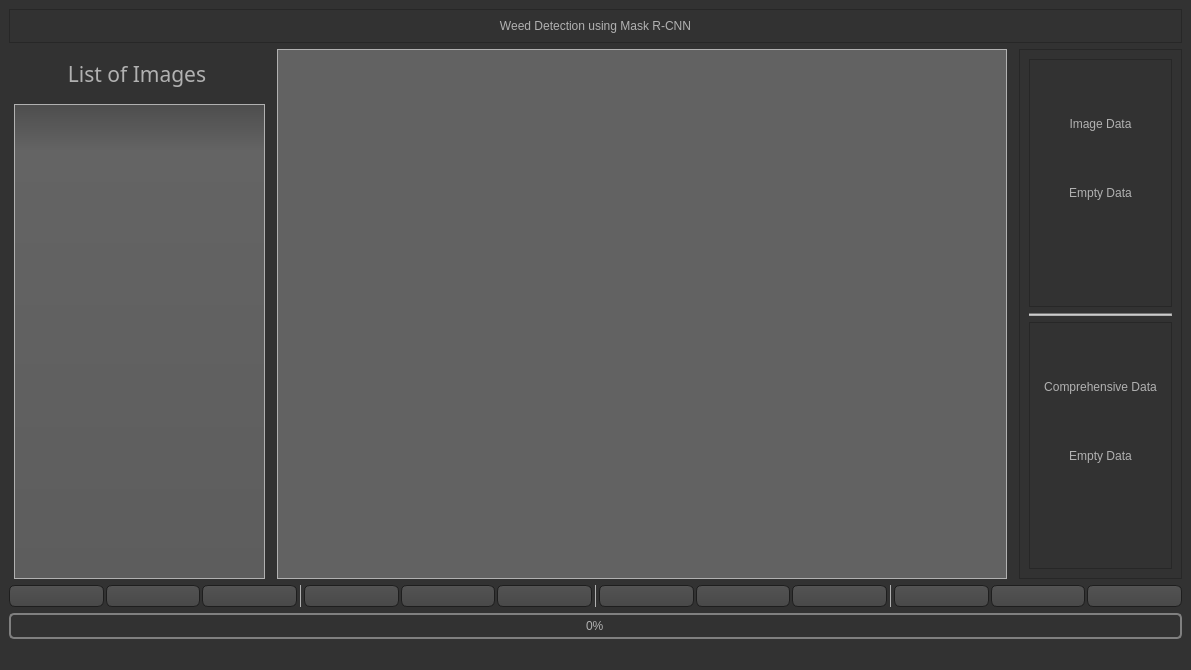
<?xml version="1.0" encoding="UTF-8"?>
<ui version="4.0">
 <class>MainWindow</class>
 <widget class="QMainWindow" name="MainWindow">
  <property name="geometry">
   <rect>
    <x>0</x>
    <y>0</y>
    <width>1191</width>
    <height>670</height>
   </rect>
  </property>
  <property name="windowTitle">
   <string>Crop Identifier</string>
  </property>
  <property name="windowIcon">
   <iconset resource="C:/Users/beono/OneDrive/Desktop/PyQt-Image-Viewer-master/orange.qrc">
    <normaloff>:/icons/icons orange/airplay.svg</normaloff>:/icons/icons orange/airplay.svg</iconset>
  </property>
  <property name="styleSheet">
   <string notr="true">QToolTip
{
     border: 1px solid black;
     background-color: #ffa02f;
     padding: 1px;
     border-radius: 3px;
     opacity: 100;
}

QWidget
{
    color: #b1b1b1;
    background-color: #323232;
}

QTreeView, QListView
{
    background-color: silver;
    margin-left: 5px;
}

QWidget:item:hover
{
    background-color: QLinearGradient( x1: 0, y1: 0, x2: 0, y2: 1, stop: 0 #ffa02f, stop: 1 #ca0619);
    color: #000000;
}

QWidget:item:selected
{
    background-color: QLinearGradient( x1: 0, y1: 0, x2: 0, y2: 1, stop: 0 #ffa02f, stop: 1 #d7801a);
}

QMenuBar::item
{
    background: transparent;
}

QMenuBar::item:selected
{
    background: transparent;
    border: 1px solid #ffaa00;
}

QMenuBar::item:pressed
{
    background: #444;
    border: 1px solid #000;
    background-color: QLinearGradient(
        x1:0, y1:0,
        x2:0, y2:1,
        stop:1 #212121,
        stop:0.4 #343434/*,
        stop:0.2 #343434,
        stop:0.1 #ffaa00*/
    );
    margin-bottom:-1px;
    padding-bottom:1px;
}

QMenu
{
    border: 1px solid #000;
}

QMenu::item
{
    padding: 2px 20px 2px 20px;
}

QMenu::item:selected
{
    color: #000000;
}

QWidget:disabled
{
    color: #808080;
    background-color: #323232;
}

QAbstractItemView
{
    background-color: QLinearGradient( x1: 0, y1: 0, x2: 0, y2: 1, stop: 0 #4d4d4d, stop: 0.1 #646464, stop: 1 #5d5d5d);
}

QWidget:focus
{
    /*border: 1px solid darkgray;*/
}

QLineEdit
{
    background-color: QLinearGradient( x1: 0, y1: 0, x2: 0, y2: 1, stop: 0 #4d4d4d, stop: 0 #646464, stop: 1 #5d5d5d);
    padding: 1px;
    border-style: solid;
    border: 1px solid #1e1e1e;
    border-radius: 5;
}

QPushButton
{
    color: #b1b1b1;
    background-color: QLinearGradient( x1: 0, y1: 0, x2: 0, y2: 1, stop: 0 #565656, stop: 0.1 #525252, stop: 0.5 #4e4e4e, stop: 0.9 #4a4a4a, stop: 1 #464646);
    border-width: 1px;
    border-color: #1e1e1e;
    border-style: solid;
    border-radius: 6;
    padding: 3px;
    font-size: 12px;
    padding-left: 5px;
    padding-right: 5px;
    min-width: 40px;
}

QPushButton:pressed
{
    background-color: QLinearGradient( x1: 0, y1: 0, x2: 0, y2: 1, stop: 0 #2d2d2d, stop: 0.1 #2b2b2b, stop: 0.5 #292929, stop: 0.9 #282828, stop: 1 #252525);
}

QComboBox
{
    selection-background-color: #ffaa00;
    background-color: QLinearGradient( x1: 0, y1: 0, x2: 0, y2: 1, stop: 0 #565656, stop: 0.1 #525252, stop: 0.5 #4e4e4e, stop: 0.9 #4a4a4a, stop: 1 #464646);
    border-style: solid;
    border: 1px solid #1e1e1e;
    border-radius: 5;
}

QComboBox:hover,QPushButton:hover
{
    border: 2px solid QLinearGradient( x1: 0, y1: 0, x2: 0, y2: 1, stop: 0 #ffa02f, stop: 1 #d7801a);
}


QComboBox:on
{
    padding-top: 3px;
    padding-left: 4px;
    background-color: QLinearGradient( x1: 0, y1: 0, x2: 0, y2: 1, stop: 0 #2d2d2d, stop: 0.1 #2b2b2b, stop: 0.5 #292929, stop: 0.9 #282828, stop: 1 #252525);
    selection-background-color: #ffaa00;
}

QComboBox QAbstractItemView
{
    border: 2px solid darkgray;
    selection-background-color: QLinearGradient( x1: 0, y1: 0, x2: 0, y2: 1, stop: 0 #ffa02f, stop: 1 #d7801a);
}

QComboBox::drop-down
{
     subcontrol-origin: padding;
     subcontrol-position: top right;
     width: 15px;

     border-left-width: 0px;
     border-left-color: darkgray;
     border-left-style: solid; /* just a single line */
     border-top-right-radius: 3px; /* same radius as the QComboBox */
     border-bottom-right-radius: 3px;
 }

QComboBox::down-arrow
{
     image: url(:/dark_orange/img/down_arrow.png);
}

QGroupBox
{
    border: 1px solid darkgray;
    margin-top: 10px;
}

QGroupBox:focus
{
    border: 1px solid darkgray;
}

QTextEdit:focus
{
    border: 1px solid darkgray;
}

QScrollBar:horizontal {
     border: 1px solid #222222;
     background: QLinearGradient( x1: 0, y1: 0, x2: 0, y2: 1, stop: 0.0 #121212, stop: 0.2 #282828, stop: 1 #484848);
     height: 7px;
     margin: 0px 16px 0 16px;
}

QScrollBar::handle:horizontal
{
      background: QLinearGradient( x1: 0, y1: 0, x2: 1, y2: 0, stop: 0 #ffa02f, stop: 0.5 #d7801a, stop: 1 #ffa02f);
      min-height: 20px;
      border-radius: 2px;
}

QScrollBar::add-line:horizontal {
      border: 1px solid #1b1b19;
      border-radius: 2px;
      background: QLinearGradient( x1: 0, y1: 0, x2: 1, y2: 0, stop: 0 #ffa02f, stop: 1 #d7801a);
      width: 14px;
      subcontrol-position: right;
      subcontrol-origin: margin;
}

QScrollBar::sub-line:horizontal {
      border: 1px solid #1b1b19;
      border-radius: 2px;
      background: QLinearGradient( x1: 0, y1: 0, x2: 1, y2: 0, stop: 0 #ffa02f, stop: 1 #d7801a);
      width: 14px;
     subcontrol-position: left;
     subcontrol-origin: margin;
}

QScrollBar::right-arrow:horizontal, QScrollBar::left-arrow:horizontal
{
      border: 1px solid black;
      width: 1px;
      height: 1px;
      background: white;
}

QScrollBar::add-page:horizontal, QScrollBar::sub-page:horizontal
{
      background: none;
}

QScrollBar:vertical
{
      background: QLinearGradient( x1: 0, y1: 0, x2: 1, y2: 0, stop: 0.0 #121212, stop: 0.2 #282828, stop: 1 #484848);
      width: 7px;
      margin: 16px 0 16px 0;
      border: 1px solid #222222;
}

QScrollBar::handle:vertical
{
      background: QLinearGradient( x1: 0, y1: 0, x2: 0, y2: 1, stop: 0 #ffa02f, stop: 0.5 #d7801a, stop: 1 #ffa02f);
      min-height: 20px;
      border-radius: 2px;
}

QScrollBar::add-line:vertical
{
      border: 1px solid #1b1b19;
      border-radius: 2px;
      background: QLinearGradient( x1: 0, y1: 0, x2: 0, y2: 1, stop: 0 #ffa02f, stop: 1 #d7801a);
      height: 14px;
      subcontrol-position: bottom;
      subcontrol-origin: margin;
}

QScrollBar::sub-line:vertical
{
      border: 1px solid #1b1b19;
      border-radius: 2px;
      background: QLinearGradient( x1: 0, y1: 0, x2: 0, y2: 1, stop: 0 #d7801a, stop: 1 #ffa02f);
      height: 14px;
      subcontrol-position: top;
      subcontrol-origin: margin;
}

QScrollBar::up-arrow:vertical, QScrollBar::down-arrow:vertical
{
      border: 1px solid black;
      width: 1px;
      height: 1px;
      background: white;
}


QScrollBar::add-page:vertical, QScrollBar::sub-page:vertical
{
      background: none;
}

QTextEdit
{
    background-color: #242424;
}

QPlainTextEdit
{
    background-color: #242424;
}

QHeaderView::section
{
    background-color: QLinearGradient(x1:0, y1:0, x2:0, y2:1, stop:0 #616161, stop: 0.5 #505050, stop: 0.6 #434343, stop:1 #656565);
    color: white;
    padding-left: 4px;
    border: 1px solid #6c6c6c;
}

QCheckBox:disabled
{
color: #414141;
}

QDockWidget::title
{
    text-align: center;
    spacing: 3px; /* spacing between items in the tool bar */
    background-color: QLinearGradient(x1:0, y1:0, x2:0, y2:1, stop:0 #323232, stop: 0.5 #242424, stop:1 #323232);
}

QDockWidget::close-button, QDockWidget::float-button
{
    text-align: center;
    spacing: 1px; /* spacing between items in the tool bar */
    background-color: QLinearGradient(x1:0, y1:0, x2:0, y2:1, stop:0 #323232, stop: 0.5 #242424, stop:1 #323232);
}

QDockWidget::close-button:hover, QDockWidget::float-button:hover
{
    background: #242424;
}

QDockWidget::close-button:pressed, QDockWidget::float-button:pressed
{
    padding: 1px -1px -1px 1px;
}

QMainWindow::separator
{
    background-color: QLinearGradient(x1:0, y1:0, x2:0, y2:1, stop:0 #161616, stop: 0.5 #151515, stop: 0.6 #212121, stop:1 #343434);
    color: white;
    padding-left: 4px;
    border: 1px solid #4c4c4c;
    spacing: 3px; /* spacing between items in the tool bar */
}

QMainWindow::separator:hover
{

    background-color: QLinearGradient(x1:0, y1:0, x2:0, y2:1, stop:0 #d7801a, stop:0.5 #b56c17 stop:1 #ffa02f);
    color: white;
    padding-left: 4px;
    border: 1px solid #6c6c6c;
    spacing: 3px; /* spacing between items in the tool bar */
}

QToolBar::handle
{
     spacing: 3px; /* spacing between items in the tool bar */
     background: url(:/dark_orange/img/handle.png);
}

QMenu::separator
{
    height: 2px;
    background-color: QLinearGradient(x1:0, y1:0, x2:0, y2:1, stop:0 #161616, stop: 0.5 #151515, stop: 0.6 #212121, stop:1 #343434);
    color: white;
    padding-left: 4px;
    margin-left: 10px;
    margin-right: 5px;
}

QProgressBar
{
    border: 2px solid grey;
    border-radius: 5px;
    text-align: center;
}

QProgressBar::chunk
{
    background-color: #d7801a;
    width: 2.15px;
    margin: 0.5px;
}

QTabBar::tab {
    color: #b1b1b1;
    border: 1px solid #444;
    border-bottom-style: none;
    background-color: #323232;
    padding-left: 10px;
    padding-right: 10px;
    padding-top: 3px;
    padding-bottom: 2px;
    margin-right: -1px;
}

QTabWidget::pane {
    border: 1px solid #444;
    top: 1px;
}

QTabBar::tab:last
{
    margin-right: 0; /* the last selected tab has nothing to overlap with on the right */
    border-top-right-radius: 3px;
}

QTabBar::tab:first:!selected
{
 margin-left: 0px; /* the last selected tab has nothing to overlap with on the right */


    border-top-left-radius: 3px;
}

QTabBar::tab:!selected
{
    color: #b1b1b1;
    border-bottom-style: solid;
    margin-top: 3px;
    background-color: QLinearGradient(x1:0, y1:0, x2:0, y2:1, stop:1 #212121, stop:.4 #343434);
}

QTabBar::tab:selected
{
    border-top-left-radius: 3px;
    border-top-right-radius: 3px;
    margin-bottom: 0px;
}

QTabBar::tab:!selected:hover
{
    /*border-top: 2px solid #ffaa00;
    padding-bottom: 3px;*/
    border-top-left-radius: 3px;
    border-top-right-radius: 3px;
    background-color: QLinearGradient(x1:0, y1:0, x2:0, y2:1, stop:1 #212121, stop:0.4 #343434, stop:0.2 #343434, stop:0.1 #ffaa00);
}

QRadioButton::indicator:checked, QRadioButton::indicator:unchecked{
    color: #b1b1b1;
    background-color: #323232;
    border: 1px solid #b1b1b1;
    border-radius: 6px;
}

QRadioButton::indicator:checked
{
    background-color: qradialgradient(
        cx: 0.5, cy: 0.5,
        fx: 0.5, fy: 0.5,
        radius: 1.0,
        stop: 0.25 #ffaa00,
        stop: 0.3 #323232
    );
}

QCheckBox::indicator{
	color: rgb(255, 255, 255);
    background-color: #323232;
    border: 1px solid #b1b1b1;
    width: 9px;
    height: 9px;
}

QRadioButton::indicator
{
    border-radius: 6px;
}

QRadioButton::indicator:hover, QCheckBox::indicator:hover
{
    border: 1px solid #ffaa00;
}

QCheckBox::indicator:checked
{
    image:url(:/dark_orange/img/checkbox.png);
}

QCheckBox::indicator:disabled, QRadioButton::indicator:disabled
{
    border: 1px solid #444;
}


QSlider::groove:horizontal {
    border: 1px solid #3A3939;
    height: 8px;
    background: #201F1F;
    margin: 2px 0;
    border-radius: 2px;
}

QSlider::handle:horizontal {
    background: QLinearGradient( x1: 0, y1: 0, x2: 0, y2: 1,
      stop: 0.0 silver, stop: 0.2 #a8a8a8, stop: 1 #727272);
    border: 1px solid #3A3939;
    width: 14px;
    height: 14px;
    margin: -4px 0;
    border-radius: 2px;
}

QSlider::groove:vertical {
    border: 1px solid #3A3939;
    width: 8px;
    background: #201F1F;
    margin: 0 0px;
    border-radius: 2px;
}

QSlider::handle:vertical {
    background: QLinearGradient( x1: 0, y1: 0, x2: 0, y2: 1, stop: 0.0 silver,
      stop: 0.2 #a8a8a8, stop: 1 #727272);
    border: 1px solid #3A3939;
    width: 14px;
    height: 14px;
    margin: 0 -4px;
    border-radius: 2px;
}

QAbstractSpinBox {
    padding-top: 2px;
    padding-bottom: 2px;
    border: 1px solid darkgray;

    border-radius: 2px;
    min-width: 50px;
}

</string>
  </property>
  <widget class="QWidget" name="centralwidget">
   <layout class="QGridLayout" name="gridLayout">
    <item row="0" column="0">
     <widget class="QFrame" name="frame_4">
      <property name="frameShape">
       <enum>QFrame::StyledPanel</enum>
      </property>
      <property name="frameShadow">
       <enum>QFrame::Raised</enum>
      </property>
      <layout class="QVBoxLayout" name="verticalLayout_5">
       <item>
        <widget class="QLabel" name="label">
         <property name="styleSheet">
          <string notr="true">font: 75 25pt &quot;Century Gothic&quot;;</string>
         </property>
         <property name="text">
          <string>Weed Detection using Mask R-CNN</string>
         </property>
         <property name="alignment">
          <set>Qt::AlignCenter</set>
         </property>
        </widget>
       </item>
      </layout>
     </widget>
    </item>
    <item row="1" column="0">
     <layout class="QHBoxLayout" name="horizontalLayout" stretch="0,48,0">
      <property name="spacing">
       <number>12</number>
      </property>
      <property name="sizeConstraint">
       <enum>QLayout::SetMaximumSize</enum>
      </property>
      <item>
       <layout class="QVBoxLayout" name="verticalLayout_10" stretch="3,40">
        <property name="spacing">
         <number>5</number>
        </property>
        <item>
         <widget class="QLabel" name="label_4">
          <property name="font">
           <font>
            <family>Century Gothic</family>
            <pointsize>16</pointsize>
            <weight>9</weight>
            <italic>false</italic>
            <bold>false</bold>
            <kerning>true</kerning>
           </font>
          </property>
          <property name="layoutDirection">
           <enum>Qt::LeftToRight</enum>
          </property>
          <property name="styleSheet">
           <string notr="true">padding: 10px 5px;
text-align: left;
font: 75 16pt &quot;Century Gothic&quot;;
border-top-left-radius: 20px ;
border-bottom-left-radius: 20px ;
border-top-right-radius: 20px ;
border-bottom-right-radius: 20px ;</string>
          </property>
          <property name="frameShape">
           <enum>QFrame::Box</enum>
          </property>
          <property name="frameShadow">
           <enum>QFrame::Sunken</enum>
          </property>
          <property name="lineWidth">
           <number>1</number>
          </property>
          <property name="text">
           <string>List of Images</string>
          </property>
          <property name="textFormat">
           <enum>Qt::AutoText</enum>
          </property>
          <property name="alignment">
           <set>Qt::AlignCenter</set>
          </property>
          <property name="margin">
           <number>4</number>
          </property>
          <property name="indent">
           <number>-1</number>
          </property>
         </widget>
        </item>
        <item>
         <widget class="QListWidget" name="qlist_images">
          <property name="styleSheet">
           <string notr="true">font: 75 13pt &quot;Century Gothic&quot;;</string>
          </property>
          <property name="frameShape">
           <enum>QFrame::Box</enum>
          </property>
          <property name="frameShadow">
           <enum>QFrame::Plain</enum>
          </property>
          <property name="layoutMode">
           <enum>QListView::Batched</enum>
          </property>
          <property name="batchSize">
           <number>20</number>
          </property>
         </widget>
        </item>
       </layout>
      </item>
      <item>
       <layout class="QVBoxLayout" name="verticalLayout" stretch="12">
        <property name="spacing">
         <number>6</number>
        </property>
        <item>
         <layout class="QVBoxLayout" name="verticalLayout_6">
          <item>
           <widget class="QLabel" name="qlabel_image">
            <property name="sizePolicy">
             <sizepolicy hsizetype="Expanding" vsizetype="Expanding">
              <horstretch>0</horstretch>
              <verstretch>0</verstretch>
             </sizepolicy>
            </property>
            <property name="cursor">
             <cursorShape>ArrowCursor</cursorShape>
            </property>
            <property name="autoFillBackground">
             <bool>false</bool>
            </property>
            <property name="styleSheet">
             <string notr="true">
background-color: rgb(98, 98, 98);</string>
            </property>
            <property name="frameShape">
             <enum>QFrame::Box</enum>
            </property>
            <property name="frameShadow">
             <enum>QFrame::Plain</enum>
            </property>
            <property name="lineWidth">
             <number>1</number>
            </property>
            <property name="midLineWidth">
             <number>0</number>
            </property>
            <property name="text">
             <string/>
            </property>
            <property name="scaledContents">
             <bool>true</bool>
            </property>
            <property name="alignment">
             <set>Qt::AlignCenter</set>
            </property>
            <property name="indent">
             <number>0</number>
            </property>
           </widget>
          </item>
         </layout>
        </item>
       </layout>
      </item>
      <item>
       <widget class="QFrame" name="frame">
        <property name="sizePolicy">
         <sizepolicy hsizetype="Preferred" vsizetype="Preferred">
          <horstretch>0</horstretch>
          <verstretch>0</verstretch>
         </sizepolicy>
        </property>
        <property name="frameShape">
         <enum>QFrame::StyledPanel</enum>
        </property>
        <property name="frameShadow">
         <enum>QFrame::Raised</enum>
        </property>
        <layout class="QVBoxLayout" name="verticalLayout_2">
         <item>
          <widget class="QFrame" name="frame_2">
           <property name="sizePolicy">
            <sizepolicy hsizetype="Expanding" vsizetype="Expanding">
             <horstretch>0</horstretch>
             <verstretch>0</verstretch>
            </sizepolicy>
           </property>
           <property name="frameShape">
            <enum>QFrame::StyledPanel</enum>
           </property>
           <property name="frameShadow">
            <enum>QFrame::Raised</enum>
           </property>
           <layout class="QVBoxLayout" name="verticalLayout_3">
            <item alignment="Qt::AlignVCenter">
             <widget class="QLabel" name="label_2">
              <property name="styleSheet">
               <string notr="true">padding: 10px 5px;
text-align: left;
font: 75 16pt &quot;Century Gothic&quot;;
border-top-left-radius: 20px ;
border-bottom-left-radius: 20px ;
border-top-right-radius: 20px ;
border-bottom-right-radius: 20px ;</string>
              </property>
              <property name="text">
               <string>Image Data</string>
              </property>
              <property name="alignment">
               <set>Qt::AlignCenter</set>
              </property>
             </widget>
            </item>
            <item alignment="Qt::AlignTop">
             <widget class="QLabel" name="img_Data">
              <property name="styleSheet">
               <string notr="true">font: 75 14pt &quot;Century Gothic&quot;;</string>
              </property>
              <property name="text">
               <string>Empty Data</string>
              </property>
              <property name="alignment">
               <set>Qt::AlignCenter</set>
              </property>
              <property name="wordWrap">
               <bool>true</bool>
              </property>
             </widget>
            </item>
           </layout>
          </widget>
         </item>
         <item>
          <widget class="Line" name="line">
           <property name="styleSheet">
            <string notr="true">background-color: rgb(177, 177, 177);</string>
           </property>
           <property name="orientation">
            <enum>Qt::Horizontal</enum>
           </property>
          </widget>
         </item>
         <item>
          <widget class="QFrame" name="frame_3">
           <property name="sizePolicy">
            <sizepolicy hsizetype="Expanding" vsizetype="Expanding">
             <horstretch>0</horstretch>
             <verstretch>0</verstretch>
            </sizepolicy>
           </property>
           <property name="frameShape">
            <enum>QFrame::StyledPanel</enum>
           </property>
           <property name="frameShadow">
            <enum>QFrame::Raised</enum>
           </property>
           <layout class="QVBoxLayout" name="verticalLayout_4">
            <item alignment="Qt::AlignVCenter">
             <widget class="QLabel" name="label_3">
              <property name="styleSheet">
               <string notr="true">padding: 10px 5px;
text-align: left;
font: 75 16pt &quot;Century Gothic&quot;;
border-top-left-radius: 20px ;
border-bottom-left-radius: 20px ;
border-top-right-radius: 20px ;
border-bottom-right-radius: 20px ;</string>
              </property>
              <property name="text">
               <string>Comprehensive Data</string>
              </property>
              <property name="alignment">
               <set>Qt::AlignCenter</set>
              </property>
             </widget>
            </item>
            <item alignment="Qt::AlignTop">
             <widget class="QLabel" name="final_data">
              <property name="styleSheet">
               <string notr="true">font: 75 14pt &quot;Century Gothic&quot;;</string>
              </property>
              <property name="text">
               <string>Empty Data</string>
              </property>
              <property name="scaledContents">
               <bool>false</bool>
              </property>
              <property name="alignment">
               <set>Qt::AlignCenter</set>
              </property>
              <property name="wordWrap">
               <bool>true</bool>
              </property>
             </widget>
            </item>
           </layout>
          </widget>
         </item>
        </layout>
       </widget>
      </item>
     </layout>
    </item>
    <item row="2" column="0">
     <layout class="QHBoxLayout" name="horizontalLayout_3">
      <property name="spacing">
       <number>2</number>
      </property>
      <item>
       <widget class="QPushButton" name="toggle_line">
        <property name="text">
         <string/>
        </property>
        <property name="icon">
         <iconset resource="C:/Users/beono/OneDrive/Desktop/PyQt-Image-Viewer-master/orange.qrc">
          <normaloff>:/icons/icons orange/edit-3.svg</normaloff>:/icons/icons orange/edit-3.svg</iconset>
        </property>
       </widget>
      </item>
      <item>
       <widget class="QPushButton" name="toggle_rect">
        <property name="text">
         <string/>
        </property>
        <property name="icon">
         <iconset resource="C:/Users/beono/OneDrive/Desktop/PyQt-Image-Viewer-master/orange.qrc">
          <normaloff>:/icons/icons orange/box.svg</normaloff>:/icons/icons orange/box.svg</iconset>
        </property>
       </widget>
      </item>
      <item>
       <widget class="QPushButton" name="Start_process">
        <property name="text">
         <string/>
        </property>
        <property name="icon">
         <iconset resource="C:/Users/beono/OneDrive/Desktop/PyQt-Image-Viewer-master/orange.qrc">
          <normaloff>:/icons/icons orange/play-circle.svg</normaloff>:/icons/icons orange/play-circle.svg</iconset>
        </property>
       </widget>
      </item>
      <item>
       <widget class="Line" name="line_4">
        <property name="frameShadow">
         <enum>QFrame::Plain</enum>
        </property>
        <property name="orientation">
         <enum>Qt::Vertical</enum>
        </property>
       </widget>
      </item>
      <item>
       <widget class="QPushButton" name="save_im">
        <property name="text">
         <string/>
        </property>
        <property name="icon">
         <iconset resource="C:/Users/beono/OneDrive/Desktop/PyQt-Image-Viewer-master/orange.qrc">
          <normaloff>:/icons/icons orange/save.svg</normaloff>:/icons/icons orange/save.svg</iconset>
        </property>
       </widget>
      </item>
      <item>
       <widget class="QPushButton" name="prev_im">
        <property name="text">
         <string/>
        </property>
        <property name="icon">
         <iconset resource="C:/Users/beono/OneDrive/Desktop/PyQt-Image-Viewer-master/orange.qrc">
          <normaloff>:/icons/icons orange/arrow-left.svg</normaloff>:/icons/icons orange/arrow-left.svg</iconset>
        </property>
       </widget>
      </item>
      <item>
       <widget class="QPushButton" name="next_im">
        <property name="text">
         <string/>
        </property>
        <property name="icon">
         <iconset resource="C:/Users/beono/OneDrive/Desktop/PyQt-Image-Viewer-master/orange.qrc">
          <normaloff>:/icons/icons orange/arrow-right.svg</normaloff>:/icons/icons orange/arrow-right.svg</iconset>
        </property>
       </widget>
      </item>
      <item>
       <widget class="Line" name="line_5">
        <property name="frameShadow">
         <enum>QFrame::Plain</enum>
        </property>
        <property name="orientation">
         <enum>Qt::Vertical</enum>
        </property>
       </widget>
      </item>
      <item>
       <widget class="QPushButton" name="zoom_plus">
        <property name="text">
         <string/>
        </property>
        <property name="icon">
         <iconset resource="C:/Users/beono/OneDrive/Desktop/PyQt-Image-Viewer-master/orange.qrc">
          <normaloff>:/icons/icons orange/zoom-in.svg</normaloff>:/icons/icons orange/zoom-in.svg</iconset>
        </property>
       </widget>
      </item>
      <item>
       <widget class="QPushButton" name="reset_zoom">
        <property name="text">
         <string/>
        </property>
        <property name="icon">
         <iconset resource="C:/Users/beono/OneDrive/Desktop/PyQt-Image-Viewer-master/orange.qrc">
          <normaloff>:/icons/icons orange/maximize-2.svg</normaloff>:/icons/icons orange/maximize-2.svg</iconset>
        </property>
       </widget>
      </item>
      <item>
       <widget class="QPushButton" name="zoom_minus">
        <property name="text">
         <string/>
        </property>
        <property name="icon">
         <iconset resource="C:/Users/beono/OneDrive/Desktop/PyQt-Image-Viewer-master/orange.qrc">
          <normaloff>:/icons/icons orange/zoom-out.svg</normaloff>:/icons/icons orange/zoom-out.svg</iconset>
        </property>
       </widget>
      </item>
      <item>
       <widget class="Line" name="line_6">
        <property name="frameShadow">
         <enum>QFrame::Plain</enum>
        </property>
        <property name="orientation">
         <enum>Qt::Vertical</enum>
        </property>
       </widget>
      </item>
      <item>
       <widget class="QPushButton" name="undo">
        <property name="text">
         <string/>
        </property>
        <property name="icon">
         <iconset resource="C:/Users/beono/OneDrive/Desktop/PyQt-Image-Viewer-master/orange.qrc">
          <normaloff>:/icons/icons orange/corner-up-left.svg</normaloff>:/icons/icons orange/corner-up-left.svg</iconset>
        </property>
       </widget>
      </item>
      <item>
       <widget class="QPushButton" name="refresh">
        <property name="text">
         <string/>
        </property>
        <property name="icon">
         <iconset resource="C:/Users/beono/OneDrive/Desktop/PyQt-Image-Viewer-master/orange.qrc">
          <normaloff>:/icons/icons orange/refresh-cw.svg</normaloff>:/icons/icons orange/refresh-cw.svg</iconset>
        </property>
       </widget>
      </item>
      <item>
       <widget class="QPushButton" name="redo">
        <property name="text">
         <string/>
        </property>
        <property name="icon">
         <iconset resource="C:/Users/beono/OneDrive/Desktop/PyQt-Image-Viewer-master/orange.qrc">
          <normaloff>:/icons/icons orange/corner-up-right.svg</normaloff>:/icons/icons orange/corner-up-right.svg</iconset>
        </property>
       </widget>
      </item>
     </layout>
    </item>
    <item row="3" column="0">
     <widget class="QProgressBar" name="progressBar1">
      <property name="value">
       <number>0</number>
      </property>
     </widget>
    </item>
   </layout>
  </widget>
  <widget class="QStatusBar" name="statusbar"/>
  <widget class="QMenuBar" name="menubar">
   <property name="geometry">
    <rect>
     <x>0</x>
     <y>0</y>
     <width>1191</width>
     <height>26</height>
    </rect>
   </property>
  </widget>
 </widget>
 <resources>
  <include location="ui_images/background_image.qrc"/>
  <include location="C:/Users/beono/OneDrive/Desktop/PyQt-Image-Viewer-master/orange.qrc"/>
 </resources>
 <connections/>
</ui>
